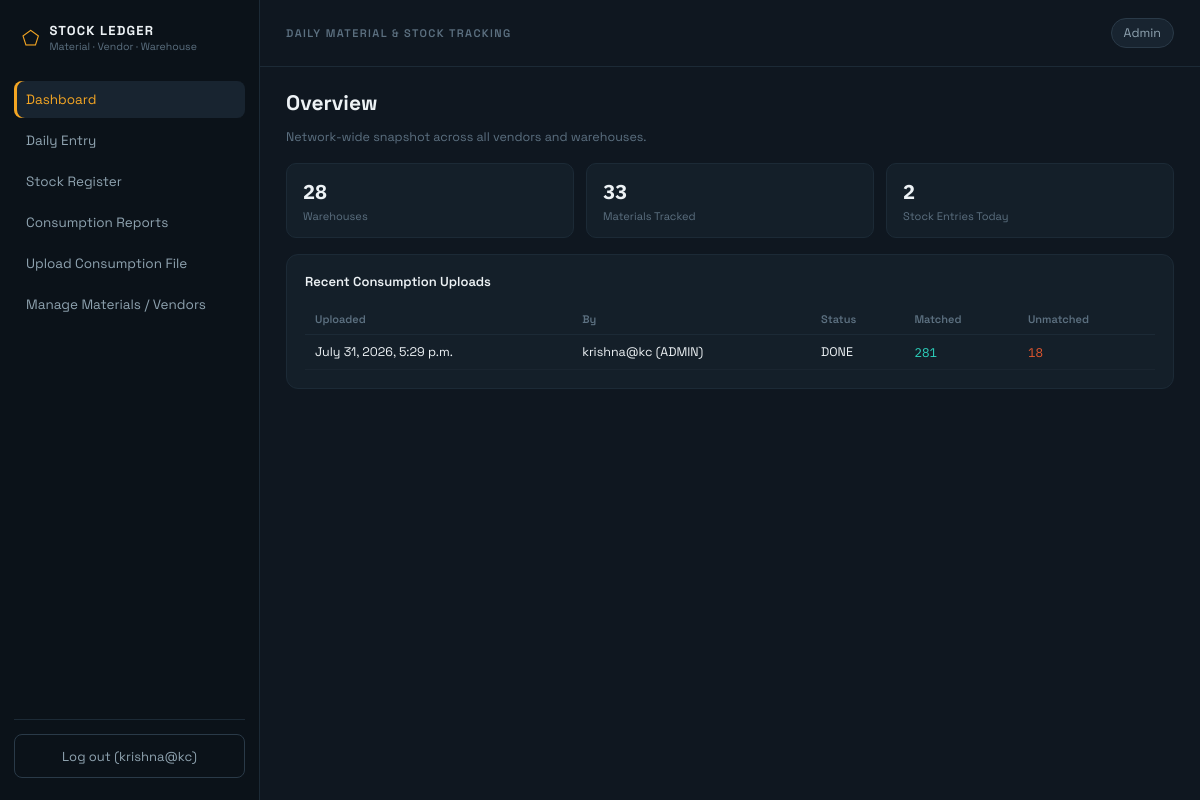
/admin-dashboard/ (signed in), run on the app's committed database.
### accounts/models.py (models this page shows, shortened)
class User(AbstractUser):
    class Role(models.TextChoices):
        ADMIN = "ADMIN", "Admin"
        VENDOR = "VENDOR", "Vendor"
    role = models.CharField(max_length=10, choices=Role.choices, default=Role.VENDOR)
    warehouse = models.ForeignKey(
        "inventory.Warehouse",
        null=True, blank=True,
        on_delete=models.SET_NULL,
        related_name="vendor_users",
    )
    @property
    def is_admin_role(self):
        return self.role == self.Role.ADMIN
    def __str__(self):
        return f"{self.username} ({self.role})"

### inventory/models.py (models this page shows, shortened)
class ConsumptionUpload(models.Model):
    class Status(models.TextChoices):
        PROCESSING = "PROCESSING", "Processing"
        DONE = "DONE", "Done"
        FAILED = "FAILED", "Failed"
    file = models.FileField(upload_to="consumption_uploads/%Y/%m/")
    uploaded_by = models.ForeignKey(settings.AUTH_USER_MODEL, on_delete=models.SET_NULL, null=True)
    uploaded_at = models.DateTimeField(auto_now_add=True)
    status = models.CharField(max_length=12, choices=Status.choices, default=Status.PROCESSING)
    total_rows = models.IntegerField(default=0)
    matched_rows = models.IntegerField(default=0)
    unmatched_rows = models.IntegerField(default=0)
    log = models.TextField(blank=True)
    class Meta:
        ordering = ["-uploaded_at"]

### inventory/views.py (the view)
# urls.py: path("admin-dashboard/", views.admin_dashboard, name="admin_dashboard"),
@admin_required
def admin_dashboard(request):
    total_warehouses = Warehouse.objects.count()
    total_materials = Material.objects.count()
    recent_uploads = ConsumptionUpload.objects.all()[:5]
    todays_entries = StockEntry.objects.filter(date=today()).count()
    return render(request, "inventory/admin_dashboard.html", {
        "total_warehouses": total_warehouses,
        "total_materials": total_materials,
        "recent_uploads": recent_uploads,
        "todays_entries": todays_entries,
    })

### inventory/permissions.py (called while the page is built)
def admin_required(view_func):
    @wraps(view_func)
    @login_required
    def _wrapped(request, *args, **kwargs):
        if not request.user.is_admin_role:
            raise PermissionDenied("Admin access only.")
        return view_func(request, *args, **kwargs)
    return _wrapped

### inventory/views.py (called while the page is built)
def today():
    return dt.date.today()

### templates/inventory/admin_dashboard.html (shortened to what this page needs)
{% extends "base.html" %}
{% block content %}
<h1>Overview</h1>
<p class="subtitle">Network-wide snapshot across all vendors and warehouses.</p>
<div class="card-grid">
  <div class="stat-card">
    <div class="stat-value">{{ total_warehouses }}</div>
    <div class="stat-label">Warehouses</div>
  </div>
  <div class="stat-card">
    <div class="stat-value">{{ total_materials }}</div>
    <div class="stat-label">Materials Tracked</div>
  </div>
  <div class="stat-card">
    <div class="stat-value">{{ todays_entries }}</div>
    <div class="stat-label">Stock Entries Today</div>
  </div>
</div>
<div class="panel">
  <div class="panel-title">Recent Consumption Uploads</div>
  <div class="table-responsive">
    <table>
      <thead>
        <tr>
          <th>Uploaded</th>
          <th>By</th>
          <th>Status</th>
          <th>Matched</th>
          <th>Unmatched</th>
        </tr>
      </thead>
      <tbody>
        {% for u in recent_uploads %}
        <tr>
          <td>{{ u.uploaded_at }}</td>
          <td>{{ u.uploaded_by }}</td>
          <td>{{ u.status }}</td>
          <td class="mono received">{{ u.matched_rows }}</td>
          <td class="mono consumed">{{ u.unmatched_rows }}</td>
        </tr>
        {% empty %}
        <tr>
          <td colspan="5" style="text-align:center; color:var(--muted2); padding:20px 0;">No uploads yet — go to Upload
            Consumption File.</td>
        </tr>
        {% endfor %}
      </tbody>
    </table>
  </div>
</div>
{% endblock %}

### templates/base.html (shortened to what this page needs)
{% load static %}
<!DOCTYPE html>
<html lang="en">
<head>
  <link rel="stylesheet" href="{% static 'css/style.css' %}">
</head>
<body>
  {% if user.is_authenticated %}
  <div class="shell">
    <aside class="sidebar">
      <div class="brand"><span class="mark">&#11040;</span>
        <div>
          <div class="brand-title">STOCK LEDGER</div>
          <div class="brand-sub">Material · Vendor · Warehouse</div>
        </div>
      </div>
      <nav>
        {% if user.is_admin_role %}
        <a href="{% url 'inventory:admin_dashboard' %}"
          class="{% if request.resolver_match.url_name == 'admin_dashboard' %}active{% endif %}">Dashboard</a>
        {% endif %}
        <a href="{% url 'inventory:stock_entry' %}"
          class="{% if request.resolver_match.url_name == 'stock_entry' %}active{% endif %}">Daily Entry</a>
        <a href="{% url 'inventory:stock_register' %}"
          class="{% if request.resolver_match.url_name == 'stock_register' %}active{% endif %}">Stock Register</a>
        <a href="{% url 'inventory:consumption_report' %}"
          class="{% if request.resolver_match.url_name == 'consumption_report' %}active{% endif %}">Consumption
          Reports</a>
        {% if user.is_admin_role %}
        <a href="{% url 'inventory:upload_consumption' %}"
          class="{% if request.resolver_match.url_name == 'upload_consumption' %}active{% endif %}">Upload Consumption
          File</a>
        <a href="/django-admin/">Manage Materials / Vendors</a>
        {% endif %}
      </nav>
      <div class="sidebar-footer">
        <form action="{% url 'logout' %}" method="post">{% csrf_token %}
          <button type="submit" class="ghost-btn">Log out ({{ user.username }})</button>
        </form>
      </div>
    </aside>
    <main class="main">
      <div class="topbar">
        <div class="eyebrow">DAILY MATERIAL &amp; STOCK TRACKING</div>
        <div class="role-chip">{{ user.get_role_display }}{% if user.warehouse %} · {{ user.warehouse }}{% endif %}
        </div>
      </div>
      <div class="content">
        {% block content %}{% endblock %}
      </div>
    </main>
  </div>
  {% else %}
  {% block full %}{% endblock %}
  {% endif %}
</body>
</html>

### static/css/style.css (style rules this page uses)
:root { --bg: #0F1720; --surface: #141F29; --surface2: #182430; --border: #1C2A36; --border2: #2A3A48; --amber: #F5A623; --teal: #2DD4BF; --red: #E4572E; --text: #EDF2F5; --muted: #8FA3B0; --muted2: #5C7080; }
* { box-sizing: border-box; }
html { font-size: 16px; }
body { margin: 0; background: var(--bg); color: var(--text); font-family: 'Space Grotesk', sans-serif; min-height: 100vh; overflow-x: hidden; }
a { color: inherit; text-decoration: none; }
.shell { display: flex; min-height: 100vh; }
.sidebar { width: 260px; background: #0B1219; border-right: 1px solid var(--border); padding: 22px 14px; display: flex; flex-direction: column; position: sticky; top: 0; height: 100vh; flex-shrink: 0; }
.brand { display: flex; align-items: center; gap: 10px; padding: 0 8px; }
.mark { font-size: 20px; color: var(--amber); }
.brand-title { font-size: 13px; font-weight: 700; letter-spacing: 1.2px; }
.brand-sub { font-size: 10.5px; color: var(--muted2); margin-top: 1px; }
nav { margin-top: 28px; display: flex; flex-direction: column; gap: 4px; }
nav a { padding: 10px 12px; border-radius: 8px; color: var(--muted); font-size: 13.5px; }
nav a.active { background: var(--surface2); color: var(--amber); box-shadow: inset 3px 0 0 var(--amber); }
.sidebar-footer { margin-top: auto; padding-top: 14px; border-top: 1px solid var(--border); }
.main { flex: 1; display: flex; flex-direction: column; min-width: 0; }
.topbar { display: flex; justify-content: space-between; align-items: center; gap: 12px; padding: 18px 26px; border-bottom: 1px solid var(--border); }
.eyebrow { font-size: 11px; letter-spacing: 1.4px; color: var(--muted2); font-weight: 600; }
.role-chip { font-size: 12.5px; color: var(--muted); background: var(--surface2); border: 1px solid var(--border2); border-radius: 20px; padding: 6px 12px; }
.content { padding: 22px 26px; max-width: 1400px; width: 100%; margin: 0 auto; }
h1 { font-size: 21px; margin: 0 0 4px; font-weight: 700; }
.subtitle { font-size: 12.5px; color: var(--muted2); margin-bottom: 18px; }
.panel { background: var(--surface); border: 1px solid var(--border); border-radius: 12px; padding: 18px; margin-bottom: 16px; }
.panel-title { font-size: 13px; font-weight: 600; margin-bottom: 14px; }
.card-grid { display: grid; grid-template-columns: repeat(auto-fit, minmax(150px, 1fr)); gap: 12px; margin-bottom: 16px; }
.stat-card { display: flex; flex-direction: column; gap: 4px; background: var(--surface); border: 1px solid var(--border); border-radius: 10px; padding: 14px 16px; }
.stat-value { font-size: 20px; font-weight: 700; font-family: 'IBM Plex Mono', monospace; }
.stat-label { font-size: 11px; color: var(--muted2); }
input, select, textarea, button { font-family: 'Space Grotesk', sans-serif; background: var(--bg); border: 1px solid var(--border2); border-radius: 8px; padding: 9px 11px; color: var(--text); font-size: 13px; outline: none; min-height: 44px; }
button { cursor: pointer; }
table { width: 100%; border-collapse: collapse; font-size: 12.5px; }
th { text-align: left; padding: 8px 10px; color: var(--muted2); font-weight: 600; font-size: 11px; border-bottom: 1px solid var(--border); white-space: nowrap; }
td { padding: 9px 10px; border-bottom: 1px solid #1A2530; white-space: nowrap; }
.mono { font-family: 'IBM Plex Mono', monospace; }
.received { color: var(--teal); }
.consumed { color: var(--red); }
.ghost-btn { background: transparent; border: 1px solid var(--border2); color: var(--muted); cursor: pointer; width: 100%; }
.table-responsive { overflow-x: auto; -webkit-overflow-scrolling: touch; }

### data on the page
User: username "krishna@kc", role "Admin"
ConsumptionUpload: uploaded_at "July 31, 2026, 5:29 p.m.", uploaded_by "krishna@kc (ADMIN)", status "DONE", matched_rows "281", unmatched_rows "18"

### other printed values
{{ total_warehouses }} "28"
{{ total_materials }} "33"
{{ todays_entries }} "2"
